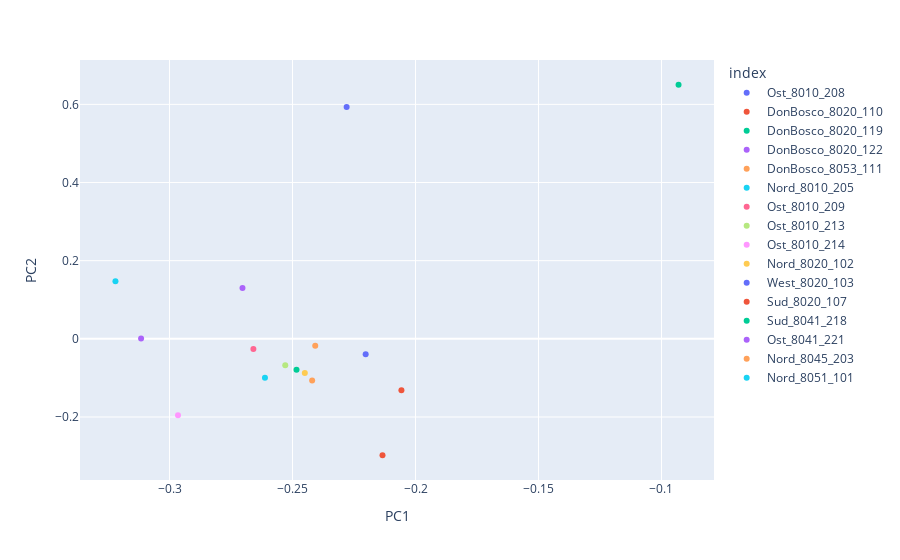

The code cell stored with this chart in its notebook:
### Code cell
fig = px.scatter(loadings, x='PC1',y='PC2',color=loadings.index)
fig.show()

### Figure 1 — Plotly figure (JSON) as saved in the notebook; plotly's stock layout.template omitted (floating-point values rounded to 4 significant figures)
{"data": [{"hovertemplate": "index=Ost_8010_208<br>PC1=%{x}<br>PC2=%{y}<extra></extra>", "legendgroup": "Ost_8010_208", "marker": {"color": "#636efa", "symbol": "circle"}, "mode": "markers", "name": "Ost_8010_208", "orientation": "v", "showlegend": true, "type": "scatter", "x": [-0.228], "xaxis": "x", "y": [0.5933], "yaxis": "y"}, {"hovertemplate": "index=DonBosco_8020_110<br>PC1=%{x}<br>PC2=%{y}<extra></extra>", "legendgroup": "DonBosco_8020_110", "marker": {"color": "#EF553B", "symbol": "circle"}, "mode": "markers", "name": "DonBosco_8020_110", "orientation": "v", "showlegend": true, "type": "scatter", "x": [-0.2134], "xaxis": "x", "y": [-0.298], "yaxis": "y"}, {"hovertemplate": "index=DonBosco_8020_119<br>PC1=%{x}<br>PC2=%{y}<extra></extra>", "legendgroup": "DonBosco_8020_119", "marker": {"color": "#00cc96", "symbol": "circle"}, "mode": "markers", "name": "DonBosco_8020_119", "orientation": "v", "showlegend": true, "type": "scatter", "x": [-0.09306], "xaxis": "x", "y": [0.6502], "yaxis": "y"}, {"hovertemplate": "index=DonBosco_8020_122<br>PC1=%{x}<br>PC2=%{y}<extra></extra>", "legendgroup": "DonBosco_8020_122", "marker": {"color": "#ab63fa", "symbol": "circle"}, "mode": "markers", "name": "DonBosco_8020_122", "orientation": "v", "showlegend": true, "type": "scatter", "x": [-0.3116], "xaxis": "x", "y": [0.0009461], "yaxis": "y"}, {"hovertemplate": "index=DonBosco_8053_111<br>PC1=%{x}<br>PC2=%{y}<extra></extra>", "legendgroup": "DonBosco_8053_111", "marker": {"color": "#FFA15A", "symbol": "circle"}, "mode": "markers", "name": "DonBosco_8053_111", "orientation": "v", "showlegend": true, "type": "scatter", "x": [-0.242], "xaxis": "x", "y": [-0.1064], "yaxis": "y"}, {"hovertemplate": "index=Nord_8010_205<br>PC1=%{x}<br>PC2=%{y}<extra></extra>", "legendgroup": "Nord_8010_205", "marker": {"color": "#19d3f3", "symbol": "circle"}, "mode": "markers", "name": "Nord_8010_205", "orientation": "v", "showlegend": true, "type": "scatter", "x": [-0.322], "xaxis": "x", "y": [0.1473], "yaxis": "y"}, {"hovertemplate": "index=Ost_8010_209<br>PC1=%{x}<br>PC2=%{y}<extra></extra>", "legendgroup": "Ost_8010_209", "marker": {"color": "#FF6692", "symbol": "circle"}, "mode": "markers", "name": "Ost_8010_209", "orientation": "v", "showlegend": true, "type": "scatter", "x": [-0.2659], "xaxis": "x", "y": [-0.02619], "yaxis": "y"}, {"hovertemplate": "index=Ost_8010_213<br>PC1=%{x}<br>PC2=%{y}<extra></extra>", "legendgroup": "Ost_8010_213", "marker": {"color": "#B6E880", "symbol": "circle"}, "mode": "markers", "name": "Ost_8010_213", "orientation": "v", "showlegend": true, "type": "scatter", "x": [-0.253], "xaxis": "x", "y": [-0.06761], "yaxis": "y"}, {"hovertemplate": "index=Ost_8010_214<br>PC1=%{x}<br>PC2=%{y}<extra></extra>", "legendgroup": "Ost_8010_214", "marker": {"color": "#FF97FF", "symbol": "circle"}, "mode": "markers", "name": "Ost_8010_214", "orientation": "v", "showlegend": true, "type": "scatter", "x": [-0.2966], "xaxis": "x", "y": [-0.1955], "yaxis": "y"}, {"hovertemplate": "index=Nord_8020_102<br>PC1=%{x}<br>PC2=%{y}<extra></extra>", "legendgroup": "Nord_8020_102", "marker": {"color": "#FECB52", "symbol": "circle"}, "mode": "markers", "name": "Nord_8020_102", "orientation": "v", "showlegend": true, "type": "scatter", "x": [-0.245], "xaxis": "x", "y": [-0.08736], "yaxis": "y"}, {"hovertemplate": "index=West_8020_103<br>PC1=%{x}<br>PC2=%{y}<extra></extra>", "legendgroup": "West_8020_103", "marker": {"color": "#636efa", "symbol": "circle"}, "mode": "markers", "name": "West_8020_103", "orientation": "v", "showlegend": true, "type": "scatter", "x": [-0.2203], "xaxis": "x", "y": [-0.03955], "yaxis": "y"}, {"hovertemplate": "index=Sud_8020_107<br>PC1=%{x}<br>PC2=%{y}<extra></extra>", "legendgroup": "Sud_8020_107", "marker": {"color": "#EF553B", "symbol": "circle"}, "mode": "markers", "name": "Sud_8020_107", "orientation": "v", "showlegend": true, "type": "scatter", "x": [-0.2057], "xaxis": "x", "y": [-0.1315], "yaxis": "y"}, {"hovertemplate": "index=Sud_8041_218<br>PC1=%{x}<br>PC2=%{y}<extra></extra>", "legendgroup": "Sud_8041_218", "marker": {"color": "#00cc96", "symbol": "circle"}, "mode": "markers", "name": "Sud_8041_218", "orientation": "v", "showlegend": true, "type": "scatter", "x": [-0.2484], "xaxis": "x", "y": [-0.0794], "yaxis": "y"}, {"hovertemplate": "index=Ost_8041_221<br>PC1=%{x}<br>PC2=%{y}<extra></extra>", "legendgroup": "Ost_8041_221", "marker": {"color": "#ab63fa", "symbol": "circle"}, "mode": "markers", "name": "Ost_8041_221", "orientation": "v", "showlegend": true, "type": "scatter", "x": [-0.2703], "xaxis": "x", "y": [0.1298], "yaxis": "y"}, {"hovertemplate": "index=Nord_8045_203<br>PC1=%{x}<br>PC2=%{y}<extra></extra>", "legendgroup": "Nord_8045_203", "marker": {"color": "#FFA15A", "symbol": "circle"}, "mode": "markers", "name": "Nord_8045_203", "orientation": "v", "showlegend": true, "type": "scatter", "x": [-0.2408], "xaxis": "x", "y": [-0.0178], "yaxis": "y"}, {"hovertemplate": "index=Nord_8051_101<br>PC1=%{x}<br>PC2=%{y}<extra></extra>", "legendgroup": "Nord_8051_101", "marker": {"color": "#19d3f3", "symbol": "circle"}, "mode": "markers", "name": "Nord_8051_101", "orientation": "v", "showlegend": true, "type": "scatter", "x": [-0.2612], "xaxis": "x", "y": [-0.09965], "yaxis": "y"}], "layout": {"legend": {"title": {"text": "index"}, "tracegroupgap": 0}, "margin": {"t": 60}, "xaxis": {"anchor": "y", "domain": [0, 1], "title": {"text": "PC1"}}, "yaxis": {"anchor": "x", "domain": [0, 1], "title": {"text": "PC2"}}}}
